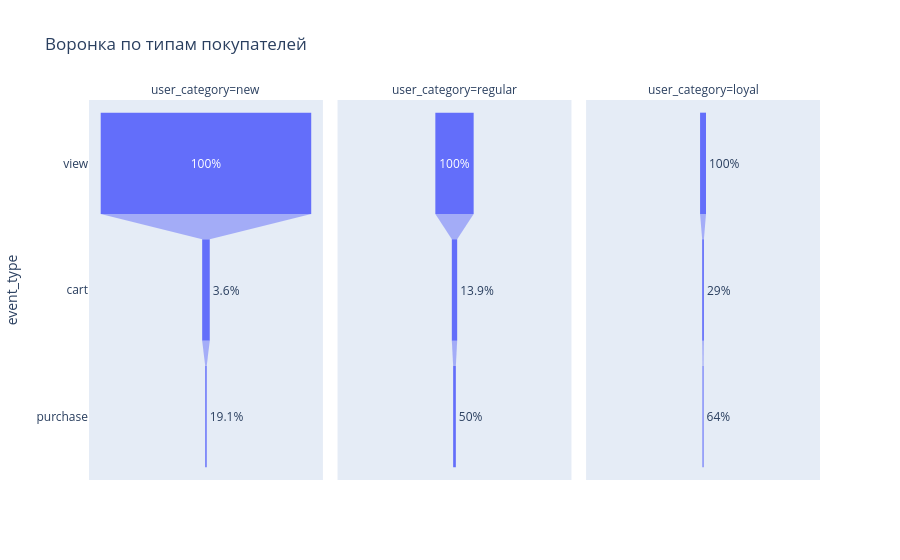

The notebook cell this image was saved under:
### Code cell
# Суммируем действия по категориям пользователей
funnel_data = (
    g.groupby('user_category')[['view', 'cart', 'purchase']]
    .sum()
    .reindex(columns=['view', 'cart', 'purchase'])  # порядок стадий
    .reset_index()
    .melt(id_vars='user_category', var_name='event_type', value_name='count') # сворачиваем юзеров по категориям
)

funnel_data['conv_prev'] = (
    funnel_data
    .groupby('user_category', observed=True)['count']
    .transform(lambda x: (x / x.shift(1) * 100).round(1))
)
funnel_data['conv_prev'] = funnel_data['conv_prev'].fillna(100)
funnel_data

fig = px.funnel(
    funnel_data,
    x='count',          # ширина бара = реальное количество событий
    y='event_type',
    facet_col='user_category',   # все категории в ОДНОМ графике
    text='conv_prev',
    title='Воронка по типам покупателей'
)
fig.update_traces(texttemplate='%{text}%')
fig.show()

### Figure 1 — Plotly figure (JSON) as saved in the notebook; plotly's stock layout.template omitted (floating-point values rounded to 4 significant figures)
{"data": [{"hovertemplate": "user_category=new<br>count=%{x}<br>event_type=%{y}<br>conv_prev=%{text}<extra></extra>", "legendgroup": "", "marker": {"color": "#636efa"}, "name": "", "orientation": "h", "showlegend": false, "text": [100.0, 3.6, 19.1], "texttemplate": "%{text}%", "type": "funnel", "x": [803702, 28953, 5540], "xaxis": "x", "y": ["view", "cart", "purchase"], "yaxis": "y"}, {"hovertemplate": "user_category=regular<br>count=%{x}<br>event_type=%{y}<br>conv_prev=%{text}<extra></extra>", "legendgroup": "", "marker": {"color": "#636efa"}, "name": "", "orientation": "h", "showlegend": false, "text": [100.0, 13.9, 50.0], "texttemplate": "%{text}%", "type": "funnel", "x": [146322, 20383, 10201], "xaxis": "x2", "y": ["view", "cart", "purchase"], "yaxis": "y2"}, {"hovertemplate": "user_category=loyal<br>count=%{x}<br>event_type=%{y}<br>conv_prev=%{text}<extra></extra>", "legendgroup": "", "marker": {"color": "#636efa"}, "name": "", "orientation": "h", "showlegend": false, "text": [100.0, 29.0, 64.0], "texttemplate": "%{text}%", "type": "funnel", "x": [22689, 6575, 4210], "xaxis": "x3", "y": ["view", "cart", "purchase"], "yaxis": "y3"}], "layout": {"annotations": [{"font": {}, "showarrow": false, "text": "user_category=new", "x": 0.16, "xanchor": "center", "xref": "paper", "y": 1, "yanchor": "bottom", "yref": "paper"}, {"font": {}, "showarrow": false, "text": "user_category=regular", "x": 0.5, "xanchor": "center", "xref": "paper", "y": 1, "yanchor": "bottom", "yref": "paper"}, {"font": {}, "showarrow": false, "text": "user_category=loyal", "x": 0.84, "xanchor": "center", "xref": "paper", "y": 1, "yanchor": "bottom", "yref": "paper"}], "legend": {"tracegroupgap": 0}, "title": {"text": "Воронка по типам покупателей"}, "xaxis": {"anchor": "y", "domain": [0, 0.32], "title": {"text": "count"}}, "xaxis2": {"anchor": "y2", "domain": [0.34, 0.66], "matches": "x", "title": {"text": "count"}}, "xaxis3": {"anchor": "y3", "domain": [0.68, 1.0], "matches": "x", "title": {"text": "count"}}, "yaxis": {"anchor": "x", "domain": [0, 1], "title": {"text": "event_type"}}, "yaxis2": {"anchor": "x2", "domain": [0, 1], "matches": "y", "showticklabels": false}, "yaxis3": {"anchor": "x3", "domain": [0, 1], "matches": "y", "showticklabels": false}}}
